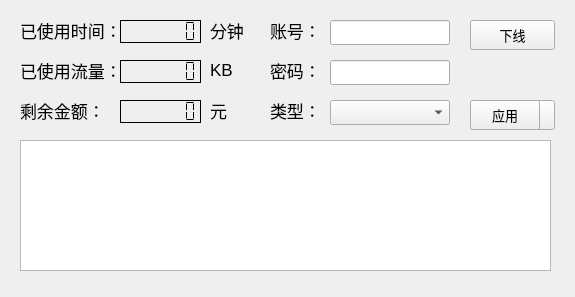
<?xml version="1.0" encoding="UTF-8"?>
<ui version="4.0">
 <class>WndMain</class>
 <widget class="QWidget" name="WndMain">
  <property name="geometry">
   <rect>
    <x>0</x>
    <y>0</y>
    <width>575</width>
    <height>297</height>
   </rect>
  </property>
  <property name="windowTitle">
   <string>BJUT网关登录</string>
  </property>
  <property name="windowIcon">
   <iconset resource="all.qrc">
    <normaloff>:/icon/logo.ico</normaloff>:/icon/logo.ico</iconset>
  </property>
  <widget class="QLabel" name="lblInfoTime">
   <property name="geometry">
    <rect>
     <x>20</x>
     <y>20</y>
     <width>100</width>
     <height>20</height>
    </rect>
   </property>
   <property name="font">
    <font>
     <pointsize>13</pointsize>
    </font>
   </property>
   <property name="text">
    <string>已使用时间：</string>
   </property>
  </widget>
  <widget class="QLabel" name="lblInfoFlow">
   <property name="geometry">
    <rect>
     <x>20</x>
     <y>60</y>
     <width>100</width>
     <height>20</height>
    </rect>
   </property>
   <property name="font">
    <font>
     <pointsize>13</pointsize>
    </font>
   </property>
   <property name="text">
    <string>已使用流量：</string>
   </property>
  </widget>
  <widget class="QLabel" name="lblInfoFee">
   <property name="geometry">
    <rect>
     <x>20</x>
     <y>100</y>
     <width>100</width>
     <height>20</height>
    </rect>
   </property>
   <property name="font">
    <font>
     <pointsize>13</pointsize>
    </font>
   </property>
   <property name="text">
    <string>剩余金额：</string>
   </property>
  </widget>
  <widget class="QLCDNumber" name="lcdNumTime">
   <property name="geometry">
    <rect>
     <x>120</x>
     <y>20</y>
     <width>81</width>
     <height>23</height>
    </rect>
   </property>
   <property name="frameShadow">
    <enum>QFrame::Plain</enum>
   </property>
   <property name="lineWidth">
    <number>1</number>
   </property>
   <property name="digitCount">
    <number>7</number>
   </property>
   <property name="segmentStyle">
    <enum>QLCDNumber::Flat</enum>
   </property>
  </widget>
  <widget class="QLCDNumber" name="lcdNumFlow">
   <property name="geometry">
    <rect>
     <x>120</x>
     <y>60</y>
     <width>81</width>
     <height>23</height>
    </rect>
   </property>
   <property name="frameShadow">
    <enum>QFrame::Plain</enum>
   </property>
   <property name="lineWidth">
    <number>1</number>
   </property>
   <property name="digitCount">
    <number>7</number>
   </property>
   <property name="segmentStyle">
    <enum>QLCDNumber::Flat</enum>
   </property>
  </widget>
  <widget class="QLCDNumber" name="lcdNumFee">
   <property name="geometry">
    <rect>
     <x>120</x>
     <y>100</y>
     <width>81</width>
     <height>23</height>
    </rect>
   </property>
   <property name="frameShadow">
    <enum>QFrame::Plain</enum>
   </property>
   <property name="lineWidth">
    <number>1</number>
   </property>
   <property name="digitCount">
    <number>7</number>
   </property>
   <property name="segmentStyle">
    <enum>QLCDNumber::Flat</enum>
   </property>
  </widget>
  <widget class="QLabel" name="lblAccount">
   <property name="geometry">
    <rect>
     <x>270</x>
     <y>20</y>
     <width>50</width>
     <height>20</height>
    </rect>
   </property>
   <property name="font">
    <font>
     <pointsize>13</pointsize>
    </font>
   </property>
   <property name="text">
    <string>账号：</string>
   </property>
  </widget>
  <widget class="QLabel" name="lblPassword">
   <property name="geometry">
    <rect>
     <x>270</x>
     <y>60</y>
     <width>50</width>
     <height>20</height>
    </rect>
   </property>
   <property name="font">
    <font>
     <pointsize>13</pointsize>
    </font>
   </property>
   <property name="text">
    <string>密码：</string>
   </property>
  </widget>
  <widget class="QLabel" name="lblType">
   <property name="geometry">
    <rect>
     <x>270</x>
     <y>100</y>
     <width>50</width>
     <height>20</height>
    </rect>
   </property>
   <property name="font">
    <font>
     <pointsize>13</pointsize>
    </font>
   </property>
   <property name="text">
    <string>类型：</string>
   </property>
  </widget>
  <widget class="QLineEdit" name="editAccount">
   <property name="geometry">
    <rect>
     <x>330</x>
     <y>20</y>
     <width>120</width>
     <height>25</height>
    </rect>
   </property>
   <property name="font">
    <font>
     <pointsize>13</pointsize>
    </font>
   </property>
  </widget>
  <widget class="QLineEdit" name="editPassword">
   <property name="geometry">
    <rect>
     <x>330</x>
     <y>60</y>
     <width>120</width>
     <height>25</height>
    </rect>
   </property>
   <property name="font">
    <font>
     <pointsize>13</pointsize>
    </font>
   </property>
   <property name="echoMode">
    <enum>QLineEdit::Password</enum>
   </property>
  </widget>
  <widget class="QComboBox" name="cmbType">
   <property name="geometry">
    <rect>
     <x>330</x>
     <y>100</y>
     <width>120</width>
     <height>25</height>
    </rect>
   </property>
   <property name="font">
    <font>
     <family>宋体</family>
     <pointsize>13</pointsize>
    </font>
   </property>
  </widget>
  <widget class="QPushButton" name="btnApplyMenu">
   <property name="geometry">
    <rect>
     <x>535</x>
     <y>100</y>
     <width>20</width>
     <height>30</height>
    </rect>
   </property>
   <property name="text">
    <string/>
   </property>
  </widget>
  <widget class="QPushButton" name="btnApply">
   <property name="geometry">
    <rect>
     <x>470</x>
     <y>100</y>
     <width>70</width>
     <height>30</height>
    </rect>
   </property>
   <property name="font">
    <font>
     <pointsize>10</pointsize>
    </font>
   </property>
   <property name="text">
    <string>应用</string>
   </property>
   <property name="flat">
    <bool>false</bool>
   </property>
  </widget>
  <widget class="QPushButton" name="btnLogout">
   <property name="geometry">
    <rect>
     <x>470</x>
     <y>20</y>
     <width>85</width>
     <height>30</height>
    </rect>
   </property>
   <property name="font">
    <font>
     <pointsize>10</pointsize>
    </font>
   </property>
   <property name="text">
    <string>下线</string>
   </property>
  </widget>
  <widget class="QTextEdit" name="txtMsg">
   <property name="geometry">
    <rect>
     <x>20</x>
     <y>140</y>
     <width>531</width>
     <height>131</height>
    </rect>
   </property>
   <property name="readOnly">
    <bool>true</bool>
   </property>
  </widget>
  <widget class="QLabel" name="lblTimeUnit">
   <property name="geometry">
    <rect>
     <x>210</x>
     <y>20</y>
     <width>40</width>
     <height>20</height>
    </rect>
   </property>
   <property name="font">
    <font>
     <pointsize>13</pointsize>
    </font>
   </property>
   <property name="text">
    <string>分钟</string>
   </property>
  </widget>
  <widget class="QLabel" name="lblFlowUnit">
   <property name="geometry">
    <rect>
     <x>210</x>
     <y>60</y>
     <width>40</width>
     <height>20</height>
    </rect>
   </property>
   <property name="font">
    <font>
     <pointsize>13</pointsize>
    </font>
   </property>
   <property name="text">
    <string>KB</string>
   </property>
  </widget>
  <widget class="QLabel" name="lblFeeUnit">
   <property name="geometry">
    <rect>
     <x>210</x>
     <y>100</y>
     <width>40</width>
     <height>20</height>
    </rect>
   </property>
   <property name="font">
    <font>
     <pointsize>13</pointsize>
    </font>
   </property>
   <property name="text">
    <string>元</string>
   </property>
  </widget>
 </widget>
 <layoutdefault spacing="6" margin="11"/>
 <resources>
  <include location="all.qrc"/>
 </resources>
 <connections/>
</ui>
